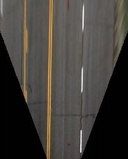
%> input picture images/ipm_image_3.jpg, 128 x 159 px, shrunk from 292 x 363 before the run
$ octave test.m   (GNU Octave 9; MATLAB toolbox functions it lacks are replaced by stand-ins)
%> lines starting %> are read from the running program, lines starting %| are printed output that depends on the picture; in (x1, y1, x2, y2) boxes, pixels count from 0 and x2, y2 are one past the last pixel; in counts of white or black regions, pixels touching at a corner belong together; the program's own positions count from 1
### filtrareIPM.m
function [ imagineFiltrata ] = filtrareIPM( imagineIPM )
    % FUNCTIE FINALIZATA
    % filtrareIPM Filtreaza imaginea IPM cu filtrul gaussian/sobel si aplica un prag
    %   Detaliile despre implementare pot fi gasite in paper-ul
    % Real time Detection of Lane Markers in Urban Streets, Mohamed Aly

    % Initializam parametri
    imagineIPM = double(imagineIPM);
    q = 0.975;

    % Initializam filtrul
    filtruGaussianOrizontal = [0 0 0; % Directia X
                              0 1 -1;
                              0 0 0];

    % Aplicam filtrul
    imagineFiltrata = imfilter(imagineIPM, filtruGaussianOrizontal);
    prag = quantile(imagineFiltrata(:),q);

    % Setam un prag dupa care filtram continutul imaginii
    for idx = 1:size(imagineFiltrata,1)
        for idy = 1:size(imagineFiltrata,2)
            if imagineFiltrata(idx,idy) <= prag
                imagineFiltrata(idx,idy) = 0;
            end
        end
    end

    % Ultima linie a imaginii ramane mereu neschimbata.
    % O aducem la 0 deoarece genereaza detectie falsa.
    imagineFiltrata(:,end) = 0;

    % Convertim la uint8 imaginea
    imagineFiltrata = uint8(imagineFiltrata);
end

### detectieLinii.m
function [ coloane, incadrareLinie ] = detectieLinii( imagineFiltrata, douaBenzi ) % FUNCTIE FINALIZATA
    % detectieLinii Foloseste o varianta simplificata a Hough pentru a detecta care dintre coloane este o posibila linie.
    %   Detaliile despre implementare pot fi gasite in paper-ul
    % Real time Detection of Lane Markers in Urban Streets, Mohamed Aly

    % Initializam parametrii
    limitaIncadrare = 2; % Dimensiune boundy-box
    limitaIncadrareLinie = 30; % Diferentia minima dintre oricare 2 coloane
    filtruGaussian = [-1 1];
    incadrareLinie = zeros(0,2);
    valoareMinimaColoana = 300; % Valoarea minima a unei coloane pentru a fi luata in calcul

    mod2Benzi = struct('activat',0,'centruImagine',size(imagineFiltrata,2)/2);
    if douaBenzi == 1
        mod2Benzi = struct('activat',1,'centruImagine',size(imagineFiltrata,2)/2);
    end

    sumaColoane = sum(imagineFiltrata,1);
    coloaneFiltrate = imfilter(sumaColoane, filtruGaussian);

    [initialValues, locs] = findpeaks(coloaneFiltrate);
    [~, index] = sort(coloaneFiltrate(locs),'descend');

    coloaneTemporale = locs(index(1:end));
    valoriTemporale = initialValues(index(1:end));

    coloane = obtineColoane(coloaneTemporale,limitaIncadrareLinie,mod2Benzi);
    for idx = 1:size(coloane,2)
        % Verificam daca adunam sau scadem limitaIncadrare ramanem in
        % imagine. In caz negativ adaptam la inceputul sau sfarsitul
        % imaginii.
        if coloane(idx) > limitaIncadrare && coloane(idx) < size(imagineFiltrata,2) - limitaIncadrare ...
                && valoriTemporale(idx) >= valoareMinimaColoana
            incadrareLinie = [incadrareLinie; coloane(idx) - limitaIncadrare, coloane(idx) + limitaIncadrare];
        elseif coloane(idx) > limitaIncadrare && valoriTemporale(idx) >= valoareMinimaColoana
            incadrareLinie = [incadrareLinie; coloane(idx) - limitaIncadrare, size(imagineFiltrata,2)];
        elseif isequal(coloane(idx) < size(imagineFiltrata) - limitaIncadrare, valoriTemporale(idx) >= valoareMinimaColoana)
            incadrareLinie = [incadrareLinie; 1, coloane(idx) + limitaIncadrare];
        elseif valoriTemporale(idx) >= valoareMinimaColoana
            incadrareLinie = [incadrareLinie; 1, size(imagineFiltrata,2)];
        end
    end
end

% [37 lines left out: function obtineColoane, not called in this run]

### test.m
% Start program
clear; clc;
close all;
tic

numarLinii = 3;
imagineTest = imread('images/ipm_image_3.JPG');
%> imagineTest is the input picture: size 159x128x3 uint8; mean R, G, B 65.6, 62.2, 57.6
if size(imagineTest,3) > 1
    imagineTest = rgb2gray(imagineTest);
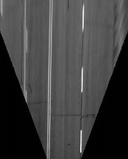
%> imagineTest: size 159x128 uint8; min 0, max 233, mean 62.7
end

% [8 lines of commented-out code are left out]

imagineIPM = imagineTest;
imagineFiltrata = filtrareIPM(imagineIPM);
%> in filtrareIPM, `imagineFiltrata = imfilter(imagineIPM, filtruGaussianOrizontal);`:
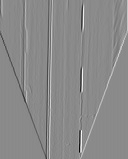
%> imagineFiltrata: size 159x128 double; min -162, max 137, mean 0.2; drawn with min black and max white
%> in filtrareIPM, `prag = quantile(imagineFiltrata(:),q);`: prag = 34
%> after the loop in filtrareIPM, `for idx = 1:size(imagineFiltrata,1)`:
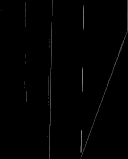
%> imagineFiltrata: size 159x128 double; min 0, max 137, mean 1.6
%> in filtrareIPM, `imagineFiltrata(:,end) = 0;`:
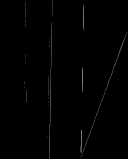
%> imagineFiltrata: size 159x128 double; 0.16% of pixels changed, all inside (x1, y1, x2, y2) = (127, 0, 128, 33)
% imshowpair(imagineTest,imagineFiltrata,'montage');
% imshow(imagineFiltrata);

[liniiImagine, incadrare] = detectieLinii(imagineFiltrata);
%> the run ends on the next line

$ run again, with images/ipm_image_1.JPG copied over images/ipm_image_3.jpg
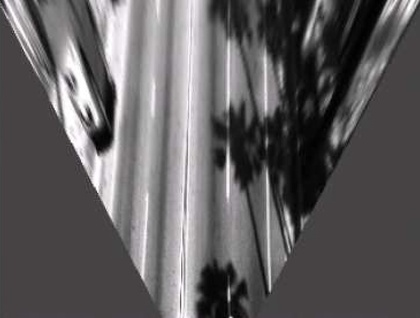
%> input picture images/ipm_image_1.JPG, 420 x 318 px, shrunk from 1036 x 785 before the run
%> imagineTest is the input picture: size 318x420x3 uint8; mean R, G, B 95.8, 93.4, 94.6
%> imagineTest: size 318x420 uint8
%> in filtrareIPM, `imagineFiltrata = imfilter(imagineIPM, filtruGaussianOrizontal);`:
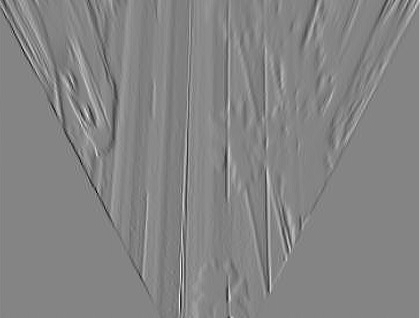
%> imagineFiltrata: size 318x420 double; min -143, max 132, mean 0.2; drawn with min black and max white
%> prag = 28
%> in filtrareIPM, `imagineFiltrata(:,end) = 0;`:
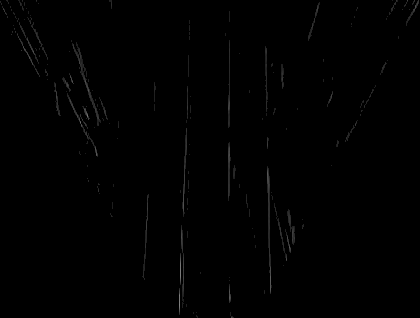
%> imagineFiltrata: size 318x420 double; min 0, max 132, mean 1

$ run again, with images/ipm_image_2.jpg copied over images/ipm_image_3.jpg
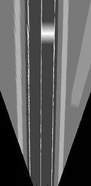
%> input picture images/ipm_image_2.jpg, 91 x 186 px, shrunk from 207 x 425 before the run
%> imagineTest is the input picture: size 186x91x3 uint8; mean R, G, B 92.1, 92.1, 92.1
%> imagineTest: size 186x91 uint8
%> in filtrareIPM, `imagineFiltrata = imfilter(imagineIPM, filtruGaussianOrizontal);`:
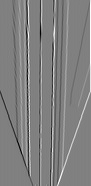
%> imagineFiltrata: size 186x91 double; min -156, max 154, mean 0.7; drawn with min black and max white
%> prag = 76
%> in filtrareIPM, `imagineFiltrata(:,end) = 0;`:
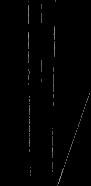
%> imagineFiltrata: size 186x91 double; min 0, max 154, mean 1.8
